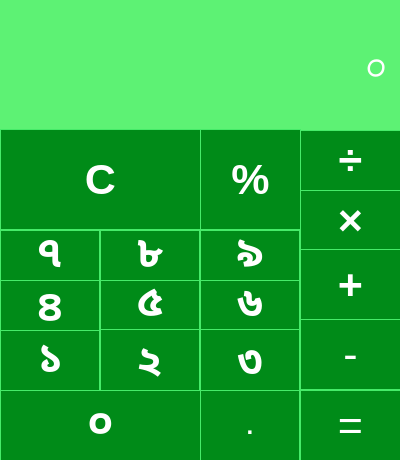
<?xml version="1.0" encoding="UTF-8"?>
<ui version="4.0">
 <class>Calculator</class>
 <widget class="QMainWindow" name="Calculator">
  <property name="geometry">
   <rect>
    <x>0</x>
    <y>0</y>
    <width>400</width>
    <height>460</height>
   </rect>
  </property>
  <property name="maximumSize">
   <size>
    <width>400</width>
    <height>460</height>
   </size>
  </property>
  <property name="windowTitle">
   <string>Bangla Calculator</string>
  </property>
  <property name="windowIcon">
   <iconset>
    <normaloff>icon.ico</normaloff>icon.ico</iconset>
  </property>
  <widget class="QWidget" name="centralWidget">
   <widget class="QPushButton" name="pushButton_multiply">
    <property name="geometry">
     <rect>
      <x>300</x>
      <y>190</y>
      <width>101</width>
      <height>61</height>
     </rect>
    </property>
    <property name="font">
     <font>
      <pointsize>32</pointsize>
      <weight>75</weight>
      <italic>false</italic>
      <bold>true</bold>
     </font>
    </property>
    <property name="whatsThis">
     <string notr="true">multiply</string>
    </property>
    <property name="styleSheet">
     <string notr="true">QPushButton{
	background: #008B18;
	color: white;
	border: 1px groove #46EB69;
}
QPushButton:hover{
	background: #009D1D;
	color: white;
	border: 1px outset #008B18;
}</string>
    </property>
    <property name="text">
     <string>×</string>
    </property>
   </widget>
   <widget class="QPushButton" name="pushButton_plus">
    <property name="geometry">
     <rect>
      <x>300</x>
      <y>249</y>
      <width>101</width>
      <height>71</height>
     </rect>
    </property>
    <property name="font">
     <font>
      <pointsize>32</pointsize>
      <weight>75</weight>
      <bold>true</bold>
     </font>
    </property>
    <property name="whatsThis">
     <string notr="true">plus</string>
    </property>
    <property name="styleSheet">
     <string notr="true">QPushButton{
	background: #008B18;
	color: white;
	border: 1px groove #46EB69;
}
QPushButton:hover{
	background: #009D1D;
	color: white;
	border: 1px outset #008B18;
}</string>
    </property>
    <property name="text">
     <string>+</string>
    </property>
   </widget>
   <widget class="QPushButton" name="pushButton_minus">
    <property name="geometry">
     <rect>
      <x>300</x>
      <y>319</y>
      <width>101</width>
      <height>71</height>
     </rect>
    </property>
    <property name="font">
     <font>
      <pointsize>32</pointsize>
     </font>
    </property>
    <property name="whatsThis">
     <string notr="true">minus</string>
    </property>
    <property name="styleSheet">
     <string notr="true">QPushButton{
	background: #008B18;
	color: white;
	border: 1px groove #46EB69;
}
QPushButton:hover{
	background: #009D1D;
	color: white;
	border: 1px outset #008B18;
}</string>
    </property>
    <property name="text">
     <string>-</string>
    </property>
   </widget>
   <widget class="QPushButton" name="pushButton_equals">
    <property name="geometry">
     <rect>
      <x>300</x>
      <y>390</y>
      <width>101</width>
      <height>71</height>
     </rect>
    </property>
    <property name="font">
     <font>
      <pointsize>32</pointsize>
     </font>
    </property>
    <property name="styleSheet">
     <string notr="true">QPushButton{
	background: #008B18;
	color: white;
	border: 1px groove #46EB69;
}
QPushButton:hover{
	background: #009D1D;
	color: white;
	border: 1px outset #008B18;
}</string>
    </property>
    <property name="text">
     <string>=</string>
    </property>
   </widget>
   <widget class="QLabel" name="label">
    <property name="geometry">
     <rect>
      <x>0</x>
      <y>0</y>
      <width>401</width>
      <height>131</height>
     </rect>
    </property>
    <property name="font">
     <font>
      <pointsize>36</pointsize>
      <weight>50</weight>
      <italic>false</italic>
      <bold>false</bold>
     </font>
    </property>
    <property name="contextMenuPolicy">
     <enum>Qt::NoContextMenu</enum>
    </property>
    <property name="layoutDirection">
     <enum>Qt::LeftToRight</enum>
    </property>
    <property name="autoFillBackground">
     <bool>false</bool>
    </property>
    <property name="styleSheet">
     <string notr="true">QLabel{
	color: white;
	background: #5DF274;
	padding-right: 2px;
}</string>
    </property>
    <property name="text">
     <string>০</string>
    </property>
    <property name="textFormat">
     <enum>Qt::AutoText</enum>
    </property>
    <property name="scaledContents">
     <bool>false</bool>
    </property>
    <property name="alignment">
     <set>Qt::AlignRight|Qt::AlignTrailing|Qt::AlignVCenter</set>
    </property>
    <property name="wordWrap">
     <bool>true</bool>
    </property>
    <property name="textInteractionFlags">
     <set>Qt::LinksAccessibleByKeyboard|Qt::TextSelectableByMouse</set>
    </property>
   </widget>
   <widget class="QPushButton" name="pushButton_divide">
    <property name="geometry">
     <rect>
      <x>300</x>
      <y>130</y>
      <width>101</width>
      <height>61</height>
     </rect>
    </property>
    <property name="font">
     <font>
      <pointsize>32</pointsize>
      <weight>75</weight>
      <italic>false</italic>
      <bold>true</bold>
     </font>
    </property>
    <property name="whatsThis">
     <string notr="true">divide</string>
    </property>
    <property name="styleSheet">
     <string notr="true">QPushButton{
	background: #008B18;
	color: white;
	border: 1px groove #46EB69;
}
QPushButton:hover{
	background: #009D1D;
	color: white;
	border: 1px outset #008B18;
}</string>
    </property>
    <property name="text">
     <string>÷</string>
    </property>
   </widget>
   <widget class="QPushButton" name="pushButton_percent">
    <property name="geometry">
     <rect>
      <x>200</x>
      <y>129</y>
      <width>101</width>
      <height>101</height>
     </rect>
    </property>
    <property name="font">
     <font>
      <pointsize>32</pointsize>
      <weight>75</weight>
      <italic>false</italic>
      <bold>true</bold>
     </font>
    </property>
    <property name="whatsThis">
     <string notr="true">percent</string>
    </property>
    <property name="styleSheet">
     <string notr="true">QPushButton{
	background: #008B18;
	color: white;
	border: 1px groove #46EB69;
}
QPushButton:hover{
	background: #009D1D;
	color: white;
	border: 1px outset #008B18;
}</string>
    </property>
    <property name="text">
     <string>%</string>
    </property>
   </widget>
   <widget class="QPushButton" name="pushButton_clear">
    <property name="geometry">
     <rect>
      <x>0</x>
      <y>129</y>
      <width>201</width>
      <height>101</height>
     </rect>
    </property>
    <property name="font">
     <font>
      <pointsize>32</pointsize>
      <weight>75</weight>
      <italic>false</italic>
      <bold>true</bold>
     </font>
    </property>
    <property name="styleSheet">
     <string notr="true">QPushButton{
	background: #008B18;
	color: white;
	border: 1px groove #46EB69;
}
QPushButton:hover{
	background: #009D1D;
	color: white;
	border: 1px outset #008B18;
}</string>
    </property>
    <property name="text">
     <string>C</string>
    </property>
   </widget>
   <widget class="QPushButton" name="pushButton_4">
    <property name="geometry">
     <rect>
      <x>0</x>
      <y>279</y>
      <width>100</width>
      <height>61</height>
     </rect>
    </property>
    <property name="font">
     <font>
      <pointsize>32</pointsize>
      <weight>75</weight>
      <italic>false</italic>
      <bold>true</bold>
     </font>
    </property>
    <property name="cursor">
     <cursorShape>ArrowCursor</cursorShape>
    </property>
    <property name="whatsThis">
     <string notr="true">4</string>
    </property>
    <property name="styleSheet">
     <string notr="true">QPushButton{
	background: #008B18;
	color: white;
	border: 1px groove #46EB69;
}
QPushButton:hover{
	background: #009D1D;
	color: white;
	border: 1px outset #008B18;
}</string>
    </property>
    <property name="text">
     <string>৪</string>
    </property>
   </widget>
   <widget class="QPushButton" name="pushButton_5">
    <property name="geometry">
     <rect>
      <x>100</x>
      <y>279</y>
      <width>100</width>
      <height>51</height>
     </rect>
    </property>
    <property name="font">
     <font>
      <pointsize>32</pointsize>
      <weight>75</weight>
      <italic>false</italic>
      <bold>true</bold>
     </font>
    </property>
    <property name="cursor">
     <cursorShape>ArrowCursor</cursorShape>
    </property>
    <property name="whatsThis">
     <string notr="true">5</string>
    </property>
    <property name="styleSheet">
     <string notr="true">QPushButton{
	background: #008B18;
	color: white;
	border: 1px groove #46EB69;
}
QPushButton:hover{
	background: #009D1D;
	color: white;
	border: 1px outset #008B18;
}</string>
    </property>
    <property name="text">
     <string>৫</string>
    </property>
   </widget>
   <widget class="QPushButton" name="pushButton_6">
    <property name="geometry">
     <rect>
      <x>200</x>
      <y>280</y>
      <width>100</width>
      <height>51</height>
     </rect>
    </property>
    <property name="font">
     <font>
      <pointsize>32</pointsize>
      <weight>75</weight>
      <italic>false</italic>
      <bold>true</bold>
     </font>
    </property>
    <property name="cursor">
     <cursorShape>ArrowCursor</cursorShape>
    </property>
    <property name="whatsThis">
     <string notr="true">6</string>
    </property>
    <property name="styleSheet">
     <string notr="true">QPushButton{
	background: #008B18;
	color: white;
	border: 1px groove #46EB69;
}
QPushButton:hover{
	background: #009D1D;
	color: white;
	border: 1px outset #008B18;
}</string>
    </property>
    <property name="text">
     <string>৬</string>
    </property>
   </widget>
   <widget class="QPushButton" name="pushButton_1">
    <property name="geometry">
     <rect>
      <x>0</x>
      <y>330</y>
      <width>100</width>
      <height>61</height>
     </rect>
    </property>
    <property name="font">
     <font>
      <pointsize>32</pointsize>
      <weight>75</weight>
      <italic>false</italic>
      <bold>true</bold>
     </font>
    </property>
    <property name="cursor">
     <cursorShape>ArrowCursor</cursorShape>
    </property>
    <property name="whatsThis">
     <string notr="true">1</string>
    </property>
    <property name="accessibleName">
     <string/>
    </property>
    <property name="styleSheet">
     <string notr="true">QPushButton{
	background: #008B18;
	color: white;
	border: 1px groove #46EB69;
}
QPushButton:hover{
	background: #009D1D;
	color: white;
	border: 1px outset #008B18;
}</string>
    </property>
    <property name="text">
     <string>১</string>
    </property>
   </widget>
   <widget class="QPushButton" name="pushButton_2">
    <property name="geometry">
     <rect>
      <x>100</x>
      <y>329</y>
      <width>100</width>
      <height>71</height>
     </rect>
    </property>
    <property name="font">
     <font>
      <pointsize>32</pointsize>
      <weight>75</weight>
      <italic>false</italic>
      <bold>true</bold>
     </font>
    </property>
    <property name="cursor">
     <cursorShape>ArrowCursor</cursorShape>
    </property>
    <property name="whatsThis">
     <string notr="true">2</string>
    </property>
    <property name="styleSheet">
     <string notr="true">QPushButton{
	background: #008B18;
	color: white;
	border: 1px groove #46EB69;
}
QPushButton:hover{
	background: #009D1D;
	color: white;
	border: 1px outset #008B18;
}</string>
    </property>
    <property name="text">
     <string>২</string>
    </property>
   </widget>
   <widget class="QPushButton" name="pushButton_3">
    <property name="geometry">
     <rect>
      <x>200</x>
      <y>329</y>
      <width>100</width>
      <height>71</height>
     </rect>
    </property>
    <property name="font">
     <font>
      <pointsize>32</pointsize>
      <weight>75</weight>
      <italic>false</italic>
      <bold>true</bold>
     </font>
    </property>
    <property name="cursor">
     <cursorShape>ArrowCursor</cursorShape>
    </property>
    <property name="toolTip">
     <string/>
    </property>
    <property name="toolTipDuration">
     <number>-1</number>
    </property>
    <property name="whatsThis">
     <string notr="true">3</string>
    </property>
    <property name="accessibleName">
     <string/>
    </property>
    <property name="styleSheet">
     <string notr="true">QPushButton{
	background: #008B18;
	color: white;
	border: 1px groove #46EB69;
}
QPushButton:hover{
	background: #009D1D;
	color: white;
	border: 1px outset #008B18;
}</string>
    </property>
    <property name="text">
     <string>৩</string>
    </property>
   </widget>
   <widget class="QPushButton" name="pushButton_0">
    <property name="geometry">
     <rect>
      <x>0</x>
      <y>390</y>
      <width>201</width>
      <height>71</height>
     </rect>
    </property>
    <property name="font">
     <font>
      <pointsize>32</pointsize>
      <weight>75</weight>
      <italic>false</italic>
      <bold>true</bold>
     </font>
    </property>
    <property name="cursor">
     <cursorShape>ArrowCursor</cursorShape>
    </property>
    <property name="whatsThis">
     <string notr="true">0</string>
    </property>
    <property name="accessibleName">
     <string/>
    </property>
    <property name="styleSheet">
     <string notr="true">QPushButton{
	background: #008B18;
	color: white;
	border: 1px groove #46EB69;
}
QPushButton:hover{
	background: #009D1D;
	color: white;
	border: 1px outset #008B18;
}</string>
    </property>
    <property name="text">
     <string>০</string>
    </property>
   </widget>
   <widget class="QPushButton" name="pushButton_decimal">
    <property name="geometry">
     <rect>
      <x>200</x>
      <y>390</y>
      <width>100</width>
      <height>71</height>
     </rect>
    </property>
    <property name="font">
     <font>
      <pointsize>18</pointsize>
      <weight>75</weight>
      <italic>false</italic>
      <bold>true</bold>
     </font>
    </property>
    <property name="styleSheet">
     <string notr="true">QPushButton{
	background: #008B18;
	color: white;
	border: 1px groove #46EB69;
}
QPushButton:hover{
	background: #009D1D;
	color: white;
	border: 1px outset #008B18;
}</string>
    </property>
    <property name="text">
     <string>.</string>
    </property>
   </widget>
   <widget class="QPushButton" name="pushButton_7">
    <property name="geometry">
     <rect>
      <x>0</x>
      <y>230</y>
      <width>100</width>
      <height>51</height>
     </rect>
    </property>
    <property name="font">
     <font>
      <pointsize>32</pointsize>
      <weight>75</weight>
      <italic>false</italic>
      <bold>true</bold>
     </font>
    </property>
    <property name="cursor">
     <cursorShape>ArrowCursor</cursorShape>
    </property>
    <property name="whatsThis">
     <string notr="true">7</string>
    </property>
    <property name="styleSheet">
     <string notr="true">QPushButton{
	background: #008B18;
	color: white;
	border: 1px groove #46EB69;
}
QPushButton:hover{
	background: #009D1D;
	color: white;
	border: 1px outset #008B18;
}</string>
    </property>
    <property name="text">
     <string>৭</string>
    </property>
   </widget>
   <widget class="QPushButton" name="pushButton_8">
    <property name="geometry">
     <rect>
      <x>100</x>
      <y>230</y>
      <width>100</width>
      <height>51</height>
     </rect>
    </property>
    <property name="font">
     <font>
      <pointsize>32</pointsize>
      <weight>75</weight>
      <italic>false</italic>
      <bold>true</bold>
     </font>
    </property>
    <property name="cursor">
     <cursorShape>ArrowCursor</cursorShape>
    </property>
    <property name="whatsThis">
     <string notr="true">8</string>
    </property>
    <property name="styleSheet">
     <string notr="true">QPushButton{
	background: #008B18;
	color: white;
	border: 1px groove #46EB69;
}
QPushButton:hover{
	background: #009D1D;
	color: white;
	border: 1px outset #008B18;
}</string>
    </property>
    <property name="text">
     <string>৮</string>
    </property>
   </widget>
   <widget class="QPushButton" name="pushButton_9">
    <property name="geometry">
     <rect>
      <x>200</x>
      <y>230</y>
      <width>100</width>
      <height>51</height>
     </rect>
    </property>
    <property name="font">
     <font>
      <pointsize>32</pointsize>
      <weight>75</weight>
      <italic>false</italic>
      <bold>true</bold>
     </font>
    </property>
    <property name="cursor">
     <cursorShape>ArrowCursor</cursorShape>
    </property>
    <property name="whatsThis">
     <string notr="true">9</string>
    </property>
    <property name="styleSheet">
     <string notr="true">QPushButton{
	background: #008B18;
	color: white;
	border: 1px groove #46EB69;
}
QPushButton:hover{
	background: #009D1D;
	color: white;
	border: 1px outset #008B18;
}</string>
    </property>
    <property name="text">
     <string>৯</string>
    </property>
   </widget>
  </widget>
 </widget>
 <layoutdefault spacing="6" margin="11"/>
 <resources/>
 <connections/>
</ui>
